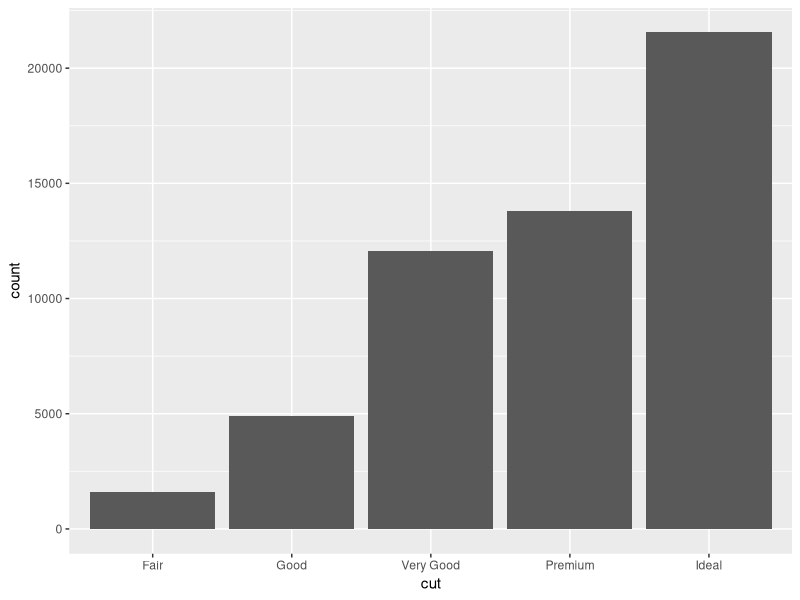
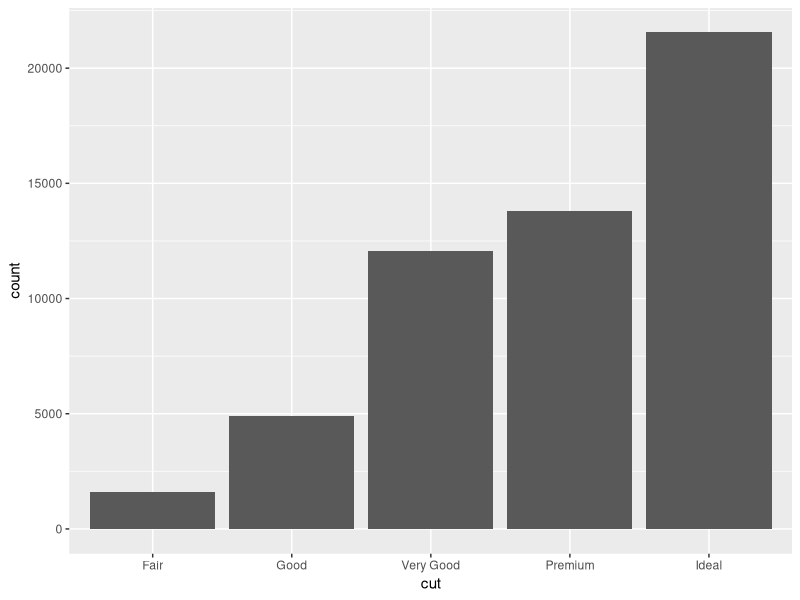
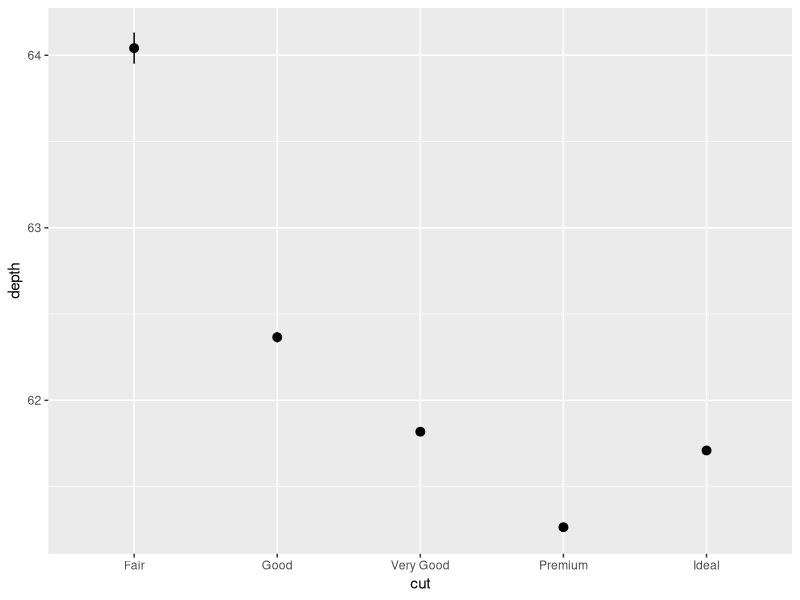
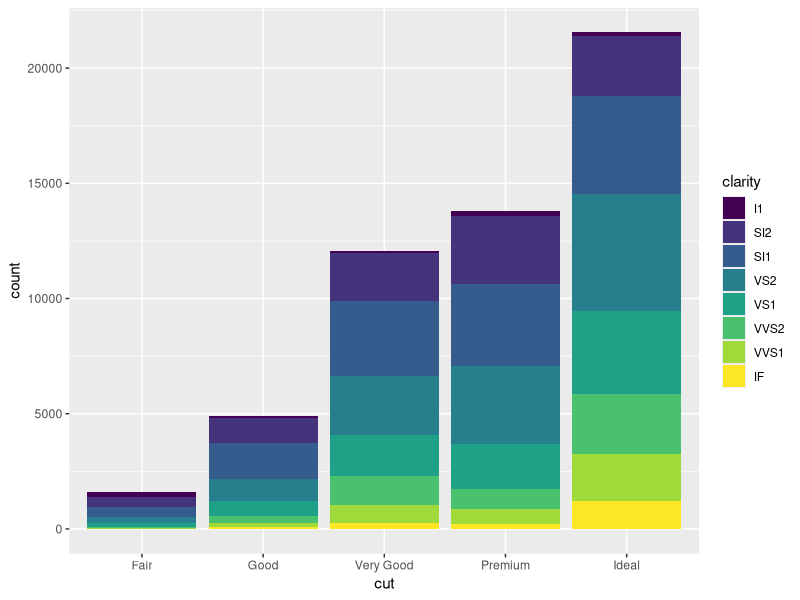
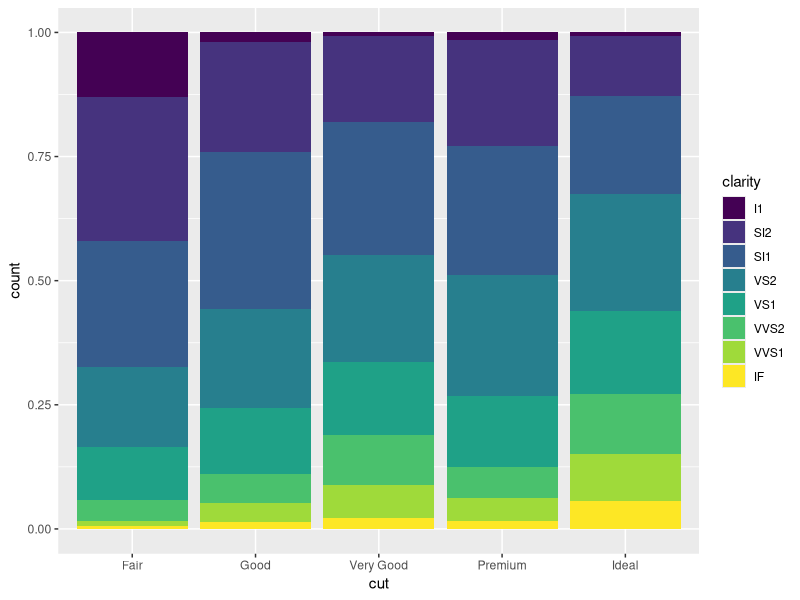
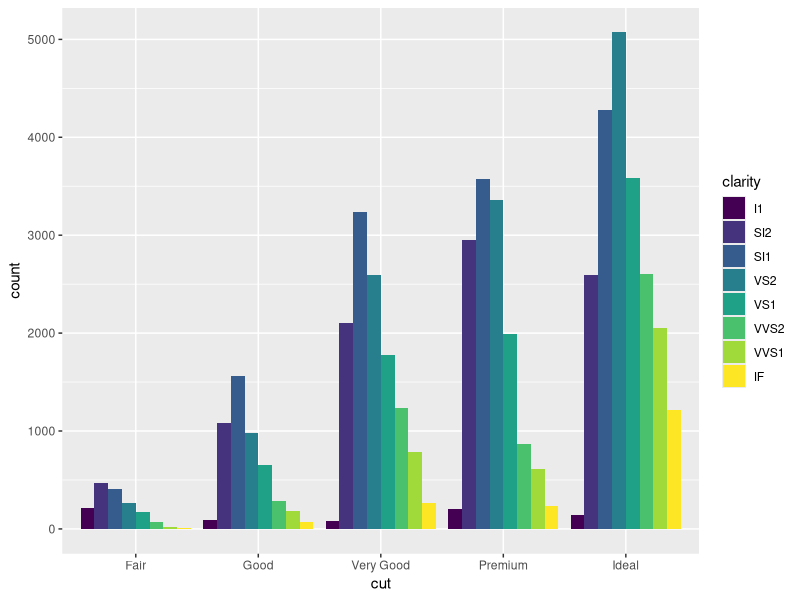
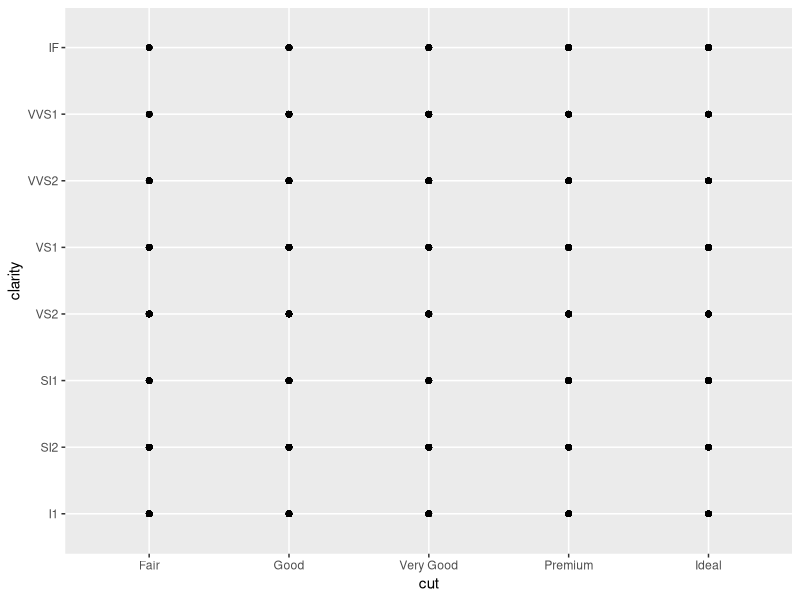
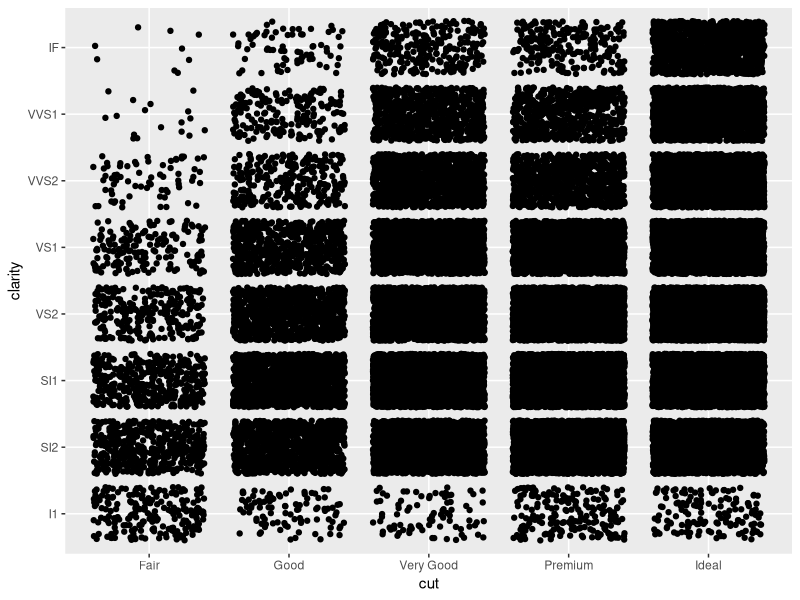

Generate these figures, in order, with R:
# Exercise 2: More ggplot2 Grammar

# Install and load `ggplot2`
# install.packages("ggplot2") # if needed
library(ggplot2)

# For this exercise you will again be working with the `diamonds` data set.
# Use `?diamonds` to review details about this data set
?diamonds


## Statistical Transformations

# Draw a bar chart of the diamonds data, organized by cut
# The height of each bar is based on the "count" (number) of diamonds with that cut
ggplot(data = diamonds) +
  geom_bar(mapping = aes(x = cut), stat = "count")

# Use the `stat_count` to apply the statistical transformation "count" to the diamonds
# by cut. You do not need a separate geometry layer!
ggplot(data = diamonds) +
  stat_count(mapping = aes(x = cut))

# Use the `stat_summary` function to draw a chart with a summary layer.
# Map the x-position to diamond `cut`, and the y-position to diamond `depth`
# Bonus: use `min` as the function ymin, `max` as the function ymax, and `median` as the function y
ggplot(data = diamonds) +
  stat_summary(mapping = aes(x = cut, y = depth))


## Position Adjustments

# Draw a bar chart of diamond data organized by cut, with each bar filled by clarity.
# You should see a _stacked_ bar chart.
ggplot(data = diamonds) +
  geom_bar(mapping = aes(x = cut, fill = clarity))

# Draw the same chart again, but with each element positioned to "fill" the y axis
ggplot(data = diamonds) +
  geom_bar(mapping = aes(x = cut, fill = clarity), position = "fill")

# Draw the same chart again, but with each element positioned to "dodge" each other
ggplot(data = diamonds) +
  geom_bar(mapping = aes(x = cut, fill = clarity), position = "dodge")

# Draw a plot with point geometry with the x-position mapped to `cut` and the y-position mapped to `clarity`
# This creates a "grid" grouping the points
ggplot(data = diamonds) +
  geom_point(mapping = aes(x = cut, y = clarity))

# Use the "jitter" position adjustment to keep the points from all overlapping!
# (This works a little better with a sample of diamond data, such as from the previous exercise).
ggplot(data = diamonds) +
  geom_point(mapping = aes(x = cut, y = clarity), position = "jitter")


## Scales

# Draw a "boxplot" (with `geom_boxplot()`) for the diamond's price (y) by color (x)
ggplot(data = diamonds) +
  geom_boxplot(mapping = aes(x = color, y = price))

# This has a lot of outliers, making it harder to read. To fix this, draw the same plot but
# with a _logarithmic_ scale for the y axis.
ggplot(data = diamonds) +
  geom_boxplot(mapping = aes(x = color, y = price)) +
  scale_y_log10()

# For another version, draw the same plot but with `violin` geometry instead of `boxplot` geometry!
# How does the logarithmic scale change the data presentation?
ggplot(data = diamonds) +
  geom_violin(mapping = aes(x = color, y = price)) +
  scale_y_log10()

# Another interesting plot: draw a plot of the diamonds price (y) by carat (x), using a heatmap of 2d bins
# (geom_bin2d)
# What happens when you make the x and y channels scale logarithmically?
ggplot(data = diamonds) +
  geom_bin2d(mapping = aes(x = carat, y = price))

# Draw a scatter plot for the diamonds  price (y) by carat (x). Color each point by the clarity
# (Remember, this will take a while. Use a sample of the diamonds for faster results)
ggplot(data = diamonds) +
  geom_point(mapping = aes(x = carat, y = price, color = clarity))

# Change the color of the previous plot using a ColorBrewer scale of your choice. What looks nice?
ggplot(data = diamonds) +
  geom_point(mapping = aes(x = carat, y = price, color = clarity)) +
  scale_color_brewer(palette = "Set2")


## Coordinate Systems

# Draw a bar chart with x-position and fill color BOTH mapped to cut
# For best results, SET the `width` of the geometry to be 1 (fill plot, no space between)
# You can save this to a variable for easier modifications


# Draw the same chart, but with the coordinate system flipped


# Draw the same chart, but in a polar coordinate system. Now you have a Coxcomb chart!



## Facets

# Take the scatter plot of price by carat data (colored by clarity) and add _facets_ based on
# the diamond's `color`



## Saving Plots

# Use the `ggsave()` function to save one of your plots (the most recent one generated) to disk.
# Name the output file "my-plot.png".
# Make sure you've set the working directory!!
